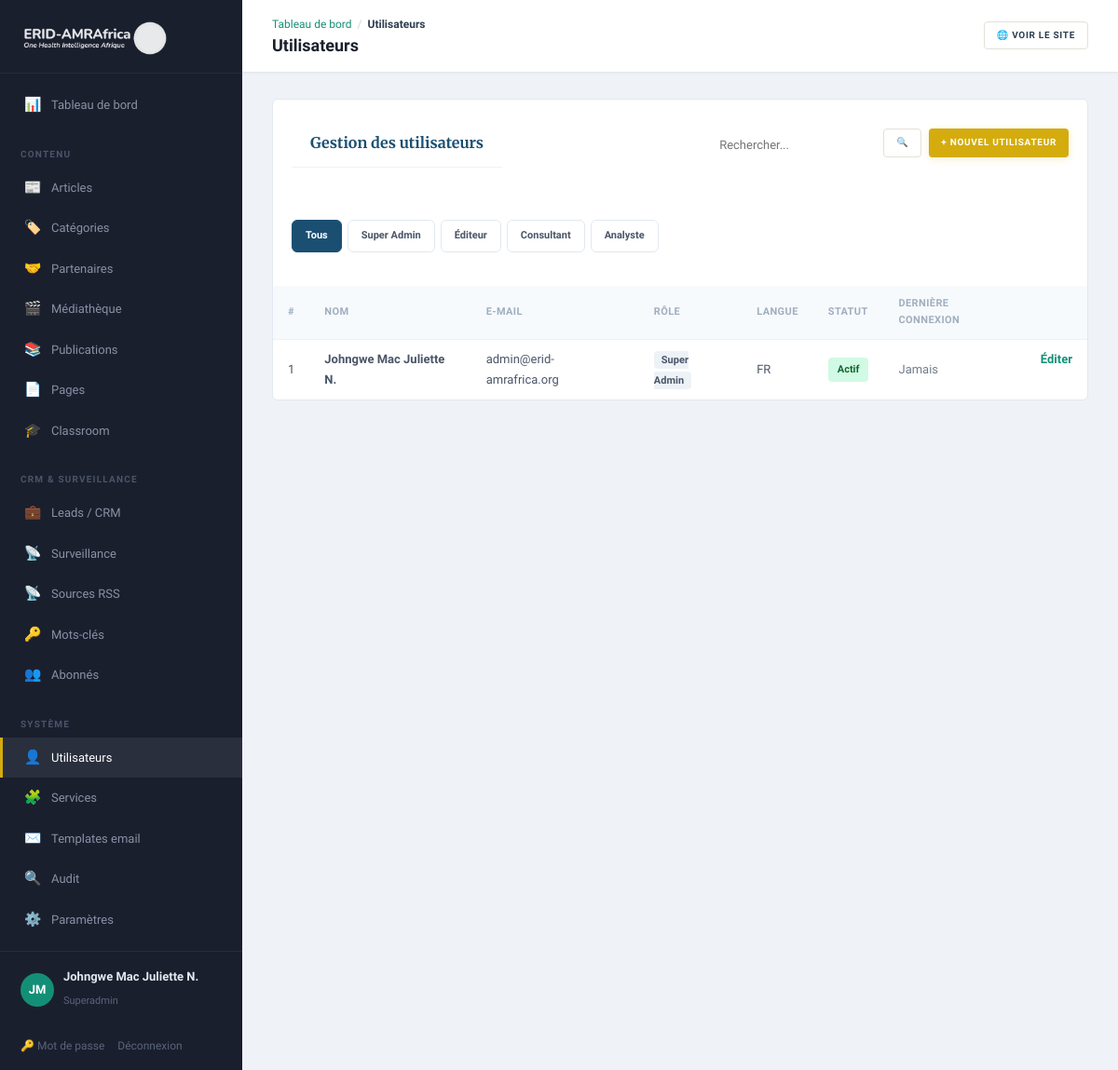
Page /admin/users (signed in) on the committed database.
### tables this page shows
CREATE TABLE users (
    id              INT UNSIGNED AUTO_INCREMENT PRIMARY KEY,
    full_name       VARCHAR(150)    NOT NULL,
    email           VARCHAR(190)    NOT NULL UNIQUE,
    password_hash   VARCHAR(255)    NOT NULL,
    role            ENUM('superadmin','editor','author','consultant','analyst') NOT NULL DEFAULT 'editor',
    locale          ENUM('fr','en') NOT NULL DEFAULT 'fr',
    is_active       TINYINT(1)      NOT NULL DEFAULT 1,
    bio             TEXT            NULL,
    photo           VARCHAR(255)    NULL,
    affiliation     VARCHAR(200)    NULL,
    failed_attempts TINYINT         NOT NULL DEFAULT 0,
    locked_until    DATETIME        NULL,
    last_login_at   DATETIME        NULL,
    created_at      DATETIME        NOT NULL DEFAULT CURRENT_TIMESTAMP,
    updated_at      DATETIME        NOT NULL DEFAULT CURRENT_TIMESTAMP ON UPDATE CURRENT_TIMESTAMP
);

### app/Views/admin/users.php (the view, shortened to what the rows shown need)
<?php
$e = fn($s) => View::e($s);
$roleLabels = ['superadmin' => 'Super Admin', 'editor' => 'Éditeur', 'consultant' => 'Consultant', 'analyst' => 'Analyste'];
?>
<div class="panel">
  <div style="display:flex;justify-content:space-between;align-items:center;margin-bottom:16px;flex-wrap:wrap;gap:12px">
    <h2>Gestion des utilisateurs</h2>
    <div style="display:flex;gap:8px">
      <form method="get" action="/admin/users" style="display:flex;gap:6px">
        <input type="text" name="q" value="<?= $e($search ?? '') ?>" placeholder="Rechercher..." style="width:180px;padding:6px 10px;border:1px solid var(--border);border-radius:4px;font-size:13px">
        <button class="btn btn-ghost sm" type="submit">🔍</button>
      </form>
      <a class="btn btn-gold sm" href="/admin/users/new">+ Nouvel utilisateur</a>
    </div>
  </div>
  <div class="filters" style="margin-bottom:16px">
    <a class="chip <?= !$filter ? 'on' : '' ?>" href="/admin/users<?= $search ? '?q='.$e($search) : '' ?>">Tous</a>
    <?php foreach ($roleLabels as $k => $label): ?>
      <a class="chip <?= $filter === $k ? 'on' : '' ?>" href="/admin/users?role=<?= $k ?><?= $search ? '&q='.$e($search) : '' ?>"><?= $e($label) ?></a>
    <?php endforeach; ?>
  </div>
  <table class="data-table">
    <thead><tr><th>#</th><th>Nom</th><th>E-mail</th><th>Rôle</th><th>Langue</th><th>Statut</th><th>Dernière connexion</th><th></th></tr></thead>
    <tbody>
    <?php foreach ($users as $u): ?>
      <tr<?= !$u['is_active'] ? ' style="opacity:.5"' : '' ?>>
        <td><?= (int)$u['id'] ?></td>
        <td><strong><?= $e($u['full_name']) ?></strong></td>
        <td><?= $e($u['email']) ?></td>
        <td><span class="badge"><?= $e($roleLabels[$u['role']] ?? $u['role']) ?></span></td>
        <td><?= $e(strtoupper($u['locale'])) ?></td>
        <td>
          <?php if ($u['is_active']): ?>
            <span class="status status-published">Actif</span>
          <?php else: ?>
            <span class="status status-draft">Inactif</span>
          <?php endif; ?>
        </td>
        <td><?= $u['last_login_at'] ? $e(date('d/m/Y H:i', strtotime($u['last_login_at']))) : '<span class="muted">Jamais</span>' ?></td>
        <td style="display:flex;gap:6px">
          <a class="link" href="/admin/users/<?= (int)$u['id'] ?>/edit">Éditer</a>
        </td>
      </tr>
    <?php endforeach; ?>
    </tbody>
  </table>
</div>

### app/Core/Router.php (shortened to what the rows shown need)
<?php
final class Router
{
    private array $routes = ['GET' => [], 'POST' => []];
    public function get(string $path, callable|array $handler): void
    {
        $this->routes['GET'][$this->normalize($path)] = $handler;
    }
    public function post(string $path, callable|array $handler): void
    {
        $this->routes['POST'][$this->normalize($path)] = $handler;
    }
    private function normalize(string $path): string
    {
        return '/' . trim($path, '/');
    }
    public function dispatch(string $method, string $uri): void
    {
        $path = $this->normalize(parse_url($uri, PHP_URL_PATH) ?: '/');
        foreach ($this->routes[$method] ?? [] as $route => $handler) {
            $pattern = '#^' . preg_replace('#\{[a-zA-Z_]+\}#', '([^/]+)', $route) . '$#';
            if (preg_match($pattern, $path, $m)) {
                array_shift($m);
                $this->invoke($handler, $m);
                return;
            }
        }
    }
    private function invoke(callable|array $handler, array $args): void
    {
        if (is_array($handler)) {
            [$class, $method] = $handler;
            (new $class())->{$method}(...$args);
            return;
        }
    }
}

### app/Views/layouts/admin.php (shortened to what the rows shown need)
<?php
$e = fn($s) => View::e($s);
$u = Auth::user();
$uri = strtok($_SERVER['REQUEST_URI'] ?? '', '?');
$isActive = fn($path) => $uri === $path ? 'active' : '';
$initials = implode('', array_map(fn($w) => mb_strtoupper(mb_substr($w, 0, 1)), explode(' ', $u['name'] ?? 'A')));
$crumbs = [['Tableau de bord', '/admin']];
$segments = array_filter(explode('/', trim($uri, '/')));
array_shift($segments);
$breadcrumbLabels = [
    'articles' => 'Articles', 'categories' => 'Catégories', 'partners' => 'Partenaires', 'media' => 'Médiathèque', 'publications' => 'Publications',
    'pages' => 'Pages', 'courses' => 'Classroom', 'leads' => 'Leads / CRM',
    'rumours' => 'Surveillance', 'rss-sources' => 'Sources RSS', 'keyword-rules' => 'Mots-clés',
    'subscribers' => 'Abonnés', 'users' => 'Utilisateurs',
    'services' => 'Services', 'email-templates' => 'Templates email', 'audit' => 'Audit',
    'settings' => 'Paramètres', 'new' => 'Nouveau', 'edit' => 'Éditer', 'export' => 'Export',
    'password' => 'Mot de passe',
];
$path = '/admin';
foreach ($segments as $seg) {
    $path .= '/' . $seg;
    $crumbs[] = [$breadcrumbLabels[$seg] ?? (is_numeric($seg) ? '#' . $seg : ucfirst($seg)), $path];
}
?>
<!DOCTYPE html>
<html lang="fr">
<head>
    <link rel="stylesheet" href="/assets/css/app.css">
</head>
<body class="admin">
<aside class="sidebar" id="adminSidebar">
    <div class="sidebar__logo">
        <a href="/admin"><img src="/assets/logo.png" alt="ERID-AMRAfrica" class="sidebar__logo-img"></a>
    </div>
    <nav class="sidebar__nav">
        <a href="/admin" class="sidebar__link <?= $isActive('/admin') ?>">
            <span class="sidebar__icon">📊</span> Tableau de bord
        </a>
        <div class="sidebar__section">Contenu</div>
        <a href="/admin/articles" class="sidebar__link <?= str_starts_with($uri, '/admin/articles') ? 'active' : '' ?>">
            <span class="sidebar__icon">📰</span> Articles
        </a>
        <a href="/admin/categories" class="sidebar__link <?= str_starts_with($uri, '/admin/categories') ? 'active' : '' ?>">
            <span class="sidebar__icon">🏷️</span> Catégories
        </a>
        <a href="/admin/partners" class="sidebar__link <?= str_starts_with($uri, '/admin/partners') ? 'active' : '' ?>">
            <span class="sidebar__icon">🤝</span> Partenaires
        </a>
        <a href="/admin/media" class="sidebar__link <?= str_starts_with($uri, '/admin/media') ? 'active' : '' ?>">
            <span class="sidebar__icon">🎬</span> Médiathèque
        </a>
        <a href="/admin/publications" class="sidebar__link <?= str_starts_with($uri, '/admin/publications') ? 'active' : '' ?>">
            <span class="sidebar__icon">📚</span> Publications
        </a>
        <a href="/admin/pages" class="sidebar__link <?= str_starts_with($uri, '/admin/pages') ? 'active' : '' ?>">
            <span class="sidebar__icon">📄</span> Pages
        </a>
        <a href="/admin/courses" class="sidebar__link <?= str_starts_with($uri, '/admin/courses') ? 'active' : '' ?>">
            <span class="sidebar__icon">🎓</span> Classroom
        </a>
        <div class="sidebar__section">CRM & Surveillance</div>
        <a href="/admin/leads" class="sidebar__link <?= str_starts_with($uri, '/admin/leads') ? 'active' : '' ?>">
            <span class="sidebar__icon">💼</span> Leads / CRM
        </a>
        <a href="/admin/rumours" class="sidebar__link <?= str_starts_with($uri, '/admin/rumours') ? 'active' : '' ?>">
            <span class="sidebar__icon">📡</span> Surveillance
        </a>
        <a href="/admin/rss-sources" class="sidebar__link <?= str_starts_with($uri, '/admin/rss-sources') ? 'active' : '' ?>">
            <span class="sidebar__icon">📡</span> Sources RSS
        </a>
        <a href="/admin/keyword-rules" class="sidebar__link <?= str_starts_with($uri, '/admin/keyword-rules') ? 'active' : '' ?>">
            <span class="sidebar__icon">🔑</span> Mots-clés
        </a>
        <a href="/admin/subscribers" class="sidebar__link <?= str_starts_with($uri, '/admin/subscribers') ? 'active' : '' ?>">
            <span class="sidebar__icon">👥</span> Abonnés
        </a>
        <?php if (in_array($_SESSION['urole'] ?? '', ['superadmin', 'editor'])): ?>
        <div class="sidebar__section">Système</div>
        <?php if (($_SESSION['urole'] ?? '') === 'superadmin'): ?>
        <a href="/admin/users" class="sidebar__link <?= str_starts_with($uri, '/admin/users') ? 'active' : '' ?>">
            <span class="sidebar__icon">👤</span> Utilisateurs
        </a>
        <?php endif; ?>
        <a href="/admin/services" class="sidebar__link <?= str_starts_with($uri, '/admin/services') ? 'active' : '' ?>">
            <span class="sidebar__icon">🧩</span> Services
        </a>
        <a href="/admin/email-templates" class="sidebar__link <?= str_starts_with($uri, '/admin/email-templates') ? 'active' : '' ?>">
            <span class="sidebar__icon">✉️</span> Templates email
        </a>
        <a href="/admin/audit" class="sidebar__link <?= str_starts_with($uri, '/admin/audit') ? 'active' : '' ?>">
            <span class="sidebar__icon">🔍</span> Audit
        </a>
        <a href="/admin/settings" class="sidebar__link <?= str_starts_with($uri, '/admin/settings') ? 'active' : '' ?>">
            <span class="sidebar__icon">⚙️</span> Paramètres
        </a>
        <?php endif; ?>
    </nav>
    <div class="sidebar__user">
        <div class="sidebar__avatar"><?= $e(mb_substr($initials, 0, 2)) ?></div>
        <div class="sidebar__user-info">
            <strong><?= $e($u['name'] ?? '') ?></strong>
            <small><?= $e(ucfirst($u['role'] ?? '')) ?></small>
        </div>
    </div>
    <div class="sidebar__foot">
        <a href="/admin/password">🔑 Mot de passe</a>
        <a href="/admin/logout">Déconnexion</a>
    </div>
</aside>
<div class="admin-main">
    <header class="admin-top">
        <div class="admin-top__left">
            <nav class="breadcrumbs" aria-label="Fil d'Ariane">
                <?php foreach ($crumbs as $i => $c): ?>
                    <?php if ($i > 0): ?><span class="breadcrumbs__sep">/</span><?php endif; ?>
                    <?php if ($i === count($crumbs) - 1): ?>
                        <span class="breadcrumbs__current"><?= $e($c[0]) ?></span>
                    <?php else: ?>
                        <a href="<?= $e($c[1]) ?>" class="breadcrumbs__link"><?= $e($c[0]) ?></a>
                    <?php endif; ?>
                <?php endforeach; ?>
            </nav>
            <h1><?= $e($title ?? '') ?></h1>
        </div>
        <div class="admin-top__right">
            <a class="btn btn-ghost sm" href="/" target="_blank">🌐 Voir le site</a>
        </div>
    </header>
    <div class="admin-content"><?= $content ?></div>
</div>
</body>
</html>

### rows in the picture
users: full_name "JM", full_name "Johngwe Mac Juliette N.", role "Superadmin", id "1", email "admin@erid-amrafrica.org", role "Super Admin", locale "FR", is_active "Actif", shows "Jamais"

### other values in the picture
$e($c[0]) "Tableau de bord"
$e($c[0]) "Utilisateurs"
$e($label) "Super Admin"
$e($label) "Éditeur"
$e($label) "Consultant"
$e($label) "Analyste"
